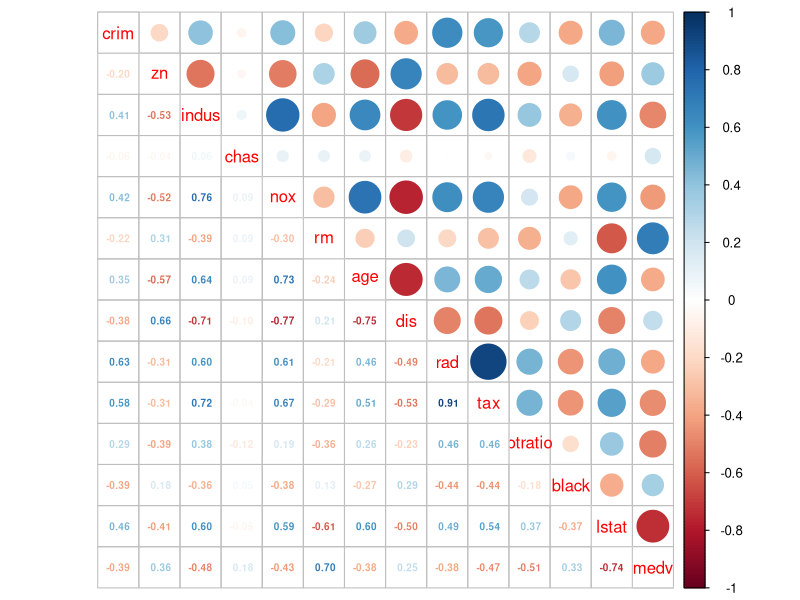
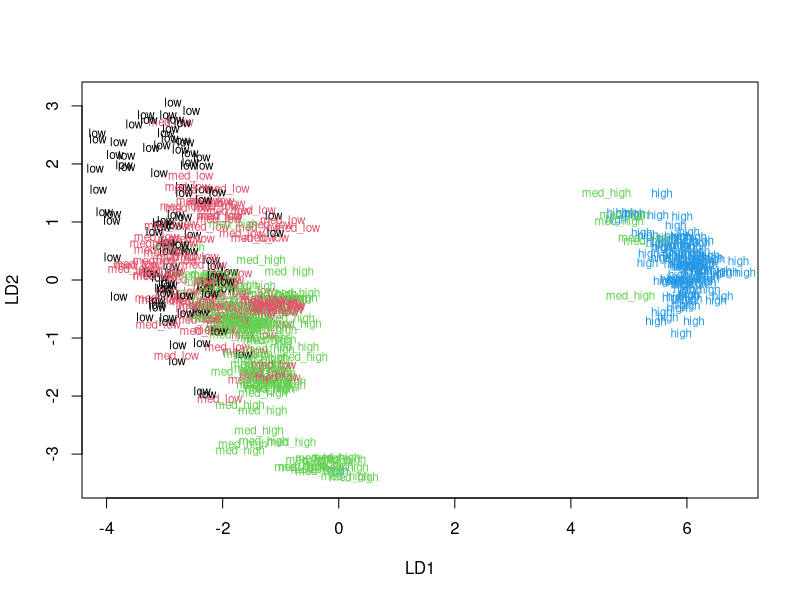
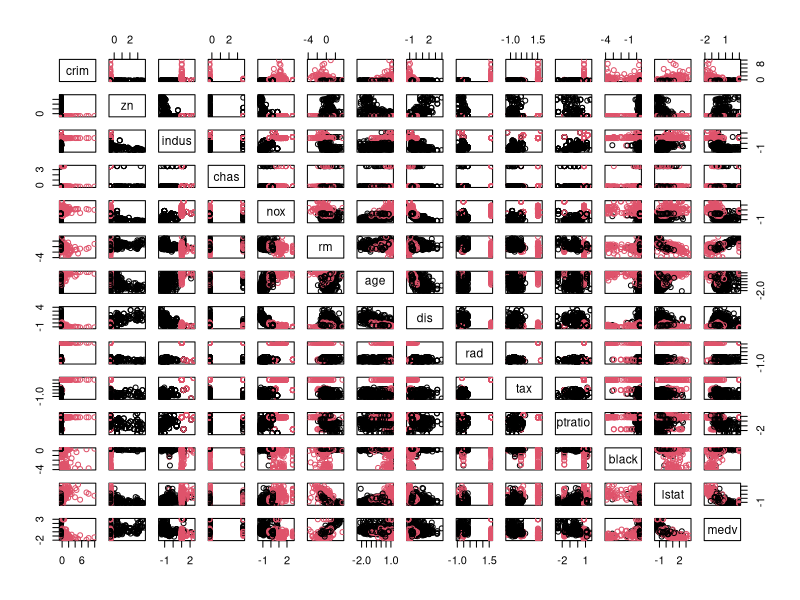
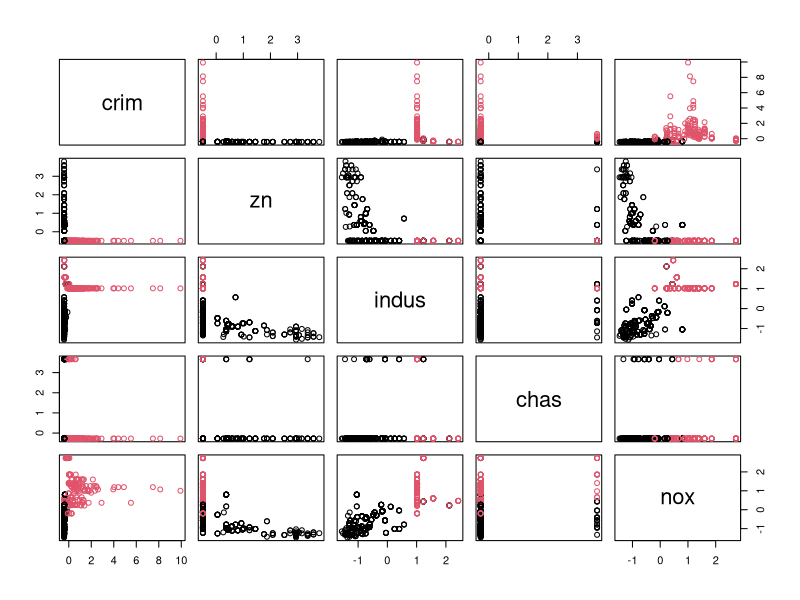
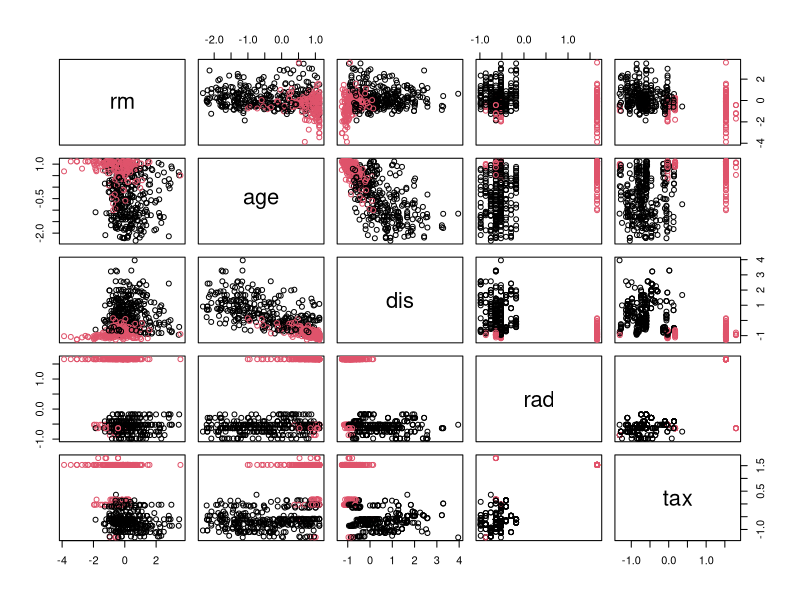

Here is the R script that generated these plots, in order:
## ---- chunk 1
library(MASS)
str(Boston)
dim(Boston)
## ---- chunk 2
library(corrplot)
library(tidyverse)
cor_matrix <- cor(Boston)
corrplot.mixed(cor_matrix, number.cex = .6)
## ---- chunk 3
boston_scaled <- scale(Boston)
summary(boston_scaled)
boston_scaled <- as.data.frame(boston_scaled)
## ---- chunk 4
bins <- quantile(boston_scaled$crim)
crime <- cut(boston_scaled$crim, breaks = bins, inlcude.lowest = TRUE, label = c("low", "med_low", "med_high", "high"))
table(crime)
boston_scaled <- dplyr::select(boston_scaled, -crim)
boston_scaled <- data.frame(boston_scaled, crime)
n <- nrow(boston_scaled)
ind <- sample(n, size = n*0.8)
train <- boston_scaled[ind,]
test <- boston_scaled[-ind,]
## ---- chunk 5
lda.fit <- lda(crime ~., data = train)
lda.fit
lda.arrows <- function(x, myscale = 1, arrow_heads = 0.1, color = "red", tex = 0.75, choices = c(1,2)){
  heads <- coef(x)
  arrows(x0 = 0, y0 = 0, 
         x1 = myscale * heads[,choices[1]], 
         y1 = myscale * heads[,choices[2]], col=color, length = arrow_heads)
  text(myscale * heads[,choices], labels = row.names(heads), 
       cex = tex, col=color, pos=3)
}
classes <- as.numeric(train$crime)
plot(lda.fit, dimen = 2, col=classes, pch= classes)

## ---- chunk 6
correct_classes <- test$crime
test <- dplyr::select(test, -crime)
lda.pred <- predict(lda.fit, newdata = test)
table(correct = correct_classes, predicted = lda.pred$class) 
## ---- chunk 7
boston_scaled2 <- scale(Boston)
summary(boston_scaled2)
boston_scaled2 <- as.data.frame(boston_scaled2)
dist_eu <- dist(boston_scaled2)
summary(dist_eu)
km <- kmeans(boston_scaled2, centers = 3)
set.seed(123)
k_max <- 10
twcss <- sapply(1:k_max, function(k){kmeans (boston_scaled2, k)$tot.withinss})
#let's do it with the reasonable number of clusters
km <- kmeans(boston_scaled2, centers = 2)
pairs(boston_scaled2, col=km$cluster)
pairs(boston_scaled2[1:5], col=km$cluster)
pairs(boston_scaled2[6:10], col=km$cluster)
